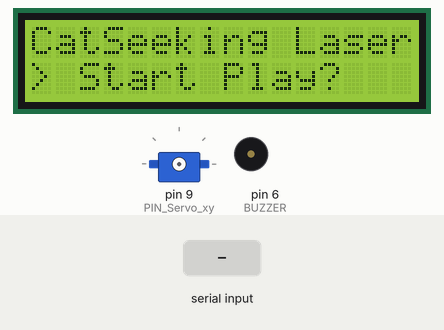
The sketch below on a simulated Arduino Uno, built with avr-gcc and run on an emulated ATmega328P. Shown: 16×2 character LCD, servo, buzzer (waves = sounding, pin HIGH). The inputs (shaded band) are chosen by the test bench. What the sketch prints to the serial monitor is not drawn.

Above: at 1.2 s.
1.3 s: "e" received over Serial
At 1.9 s:
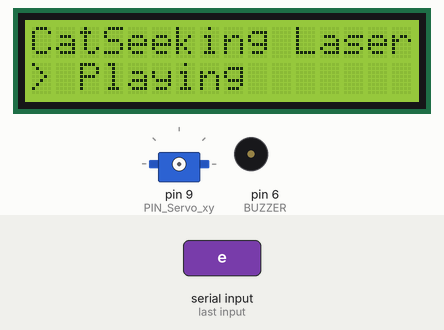
At 3.9 s:
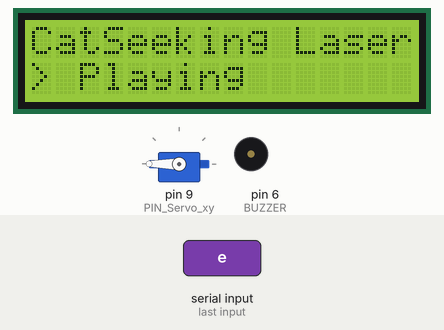
Timing chart, 0 to 10.3 s (numbered marks = the images above; inputs shaded):
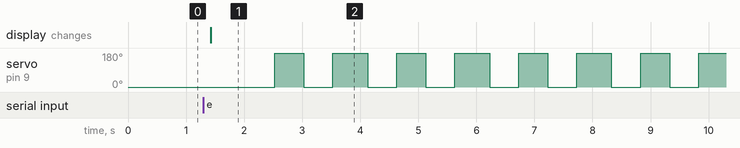

Measured:
- after the input at 1.3 s, servo on pin 9 (PIN_Servo_xy): alternates 180° for 0.50 s and 0° for 0.50 s, starting after 1.2 s; the display: changes after 0.12 s (image 1)

The sketch:

lasercat.ino
```cpp
//lasercat.ino - toplevel file


// CatSeeking Laser source code. Written by Adam Bateman.
// November 7th, 2026


#include "cat.h"

LiquidCrystal_I2C lcd(0x27, 16, 2);

Servo myservo;

//Make interrupts for button presses!!!! start with serial

void setup() {
  // put your setup code here, to run once:
  // Initialize the lcd
  lcd.init();
  // Turn on the Backlight
  lcd.backlight();

  Serial.begin(9600);

  pinMode(LEFT_BTN, INPUT); //left
  pinMode(CENT_BTN, INPUT); //center
  pinMode(RIGHT_BTN, INPUT); //right
  pinMode(BACK_BTN, INPUT); //back

  pinMode(MOTION, INPUT);

  pinMode(PIN_Servo_xy, OUTPUT); //servo lateral
  pinMode(PIN_Servo_z, OUTPUT); //servo vertical

  pinMode(BUZZER, OUTPUT); //peizo speaker

}


void loop() {
  executeSM();
}
```

appfunctionset.cpp
```cpp
//appfunctionset.cpp - set mode handler functions

#include "cat.h"

//globals that settings will change

uint8_t speed = 1; //1,2,3 for each setting
uint8_t pattern = 1;
uint8_t calibration = 1; //look at enum. spell this out in the user manual

bool noise = false;
bool mocap = false;

//globals for SM integration

Button Startf(){
  lcdwrite("> Start Play?");
  return wait_until();
  // uint8_t c_in;
  // while(c_in == Button::None) c_in = delay_in(5000);
}


Button Playf(){
  lcdwrite("> Playing");
  if(noise){
    tone(BUZZER, NOTE_C4); //develop this more
  }
  uint32_t timestart = millis();
  Button c_in = Button::None;
  while((c_in == Button::None) && (millis() - timestart < 30000)){ //timeout is at 30s
    c_in = delay_in(100); //checking for user input

    //servo commands based on current selected calibration and settings, very basic rn.

    Servo_move(0, PIN_Servo_z);
    Servo_move(180, PIN_Servo_z);


    Servo_move(0, PIN_Servo_xy);
    Servo_move(180, PIN_Servo_xy);

  }
  noTone(BUZZER); //def need to implement better noise stuff
  return c_in;

}

Button Settingsf(){
  lcdwrite("> Settings");
  return wait_until();
}


Button SpdSetf(){

  return menuoptions("Settings", "Speed", &speed);

}

Button NoiseSetf(){
  return menuoptions("Settings", "Noise", &noise);
}

Button PatternSetf(){
  return menuoptions("Settings", "Pattern", &pattern); //my code is so clean ;)

}

Button MoCapSetf(){
  return menuoptions("Settings", "Motion Det.", &mocap);

}

Button CalibMenf(){
  lcdwrite("> Calibrate");
  return wait_until();

}

Button CalibSubf(){
  return menuoptions("Calibration", "Direction", &calibration);
}
```

cat.h
```cpp
//cat.h

#ifndef CAT_H
#define CAT_H

enum caldir{
  calL,
  calC,
  calR //want implicit conversion
};


enum class Button{
  Enter,
  Left,
  Right,
  None,
  Back
};

enum class State{
  Start,
  Play,
  Settings,
  SpdSet,
  NoiseSet,
  PatternSet, //might have to get rid of this, complicated
  MoCapSet,
  CalibMen,
  CalibSub
  // CalibL,
  // CalibR,
  // CalibC,
};

#define LEFT_BTN 13
#define CENT_BTN 12
#define RIGHT_BTN 11
#define BACK_BTN 10

#define MOTION 8

#define PIN_Servo_z 5
#define PIN_Servo_xy 9

#define BUZZER 6


#include <LiquidCrystal_I2C.h>
#include <Servo.h>
#include <string.h>
#include "Arduino.h" //includes stdio
#include "pitches.h"

extern LiquidCrystal_I2C lcd;
extern Servo myservo;
extern State currentState;


Button checkInput();
void Servo_move(unsigned int Position_angle, uint8_t pin);
void lcdwrite(const char* message, const char* header = "CatSeeking Laser");
Button delay_in(uint32_t ms);
Button menuoptions(const char * menuName, const char * optionName, uint8_t * quality);
Button menuoptions(const char * menuName, const char * optionName, bool * tf); //function overloading!!!
Button wait_until();
void executeSM(void);

//not using class becuase stuff gets messed up when using function pointers
Button Startf(); //should probably add void to the params instead.
Button Playf();
Button Settingsf();
Button SpdSetf();
Button NoiseSetf();
Button PatternSetf();
Button MoCapSetf();
Button CalibMenf();
Button CalibSubf();
// Button CalibLf();
// Button CalibRf();
// Button CalibCf();


#endif
```

statemachine.cpp
```cpp
//statemachine.cpp - handles state-changing logic

#include "cat.h"


//MAKE SURE funcArr AND State (cat.h) ARE IN THE SAME ORDER!!!!

Button (*funcArr[])() = {
  Startf,
  Playf,
  Settingsf,
  SpdSetf,
  NoiseSetf,
  PatternSetf,
  MoCapSetf,
  CalibMenf,
  CalibSubf
  // CalibLf,
  // CalibRf,
  // CalibCf // dont need parenthesis for function pointers
};

struct Transition { State from; Button event; State to;};


static const Transition table[] = { //used DeepSeek for the table, you would not catch me filling this out manually.
  // --- Start (Top Level) ---
  {State::Start,      Button::Enter, State::Play},
  {State::Start,      Button::Left,  State::CalibMen},
  {State::Start,      Button::Right, State::Settings},
  // NO Back key for Start

  // --- Play ---
  {State::Play,       Button::Enter, State::Start},
  {State::Play,       Button::Left,  State::Start},
  {State::Play,       Button::Right, State::Start},
  {State::Play,       Button::Back,  State::Start},

  // --- Settings (Top Level) ---
  {State::Settings,   Button::Enter, State::SpdSet},
  {State::Settings,   Button::Left,  State::Start},
  {State::Settings,   Button::Right, State::CalibMen},
  // NO Back key for Settings

  // --- Calibration Menu (Top Level) ---
  {State::CalibMen,   Button::Enter, State::CalibSub},
  {State::CalibMen,   Button::Left,  State::Settings},

  // NO Back key for CalibMen

  // --- Calibration Carousel (Sub-menus) --- (rip in peace.)
  {State::CalibSub,   Button::Back,  State::CalibMen},

  // --- Settings Carousel (Sub-menus) ---
  {State::SpdSet,     Button::Left,  State::MoCapSet},   // Carousel wrap
  {State::SpdSet,     Button::Right, State::NoiseSet},
  {State::SpdSet,     Button::Back,  State::Settings},

  {State::NoiseSet,   Button::Left,  State::SpdSet},
  {State::NoiseSet,   Button::Right, State::PatternSet},
  {State::NoiseSet,   Button::Back,  State::Settings},

  {State::PatternSet, Button::Left,  State::NoiseSet},
  {State::PatternSet, Button::Right, State::MoCapSet},
  {State::PatternSet, Button::Back,  State::Settings},

  {State::MoCapSet,   Button::Left,  State::PatternSet},
  {State::MoCapSet,   Button::Right, State::SpdSet},     // Carousel wrap
  {State::MoCapSet,   Button::Back,  State::Settings},
};


//SM definitions and init
static const uint8_t trows = sizeof(table)/sizeof(table[0]); //evaluated at compile time
State currentState = State::Start;


State next(State now, Button btn){
  for(uint8_t i = 0; i < trows; ++i)
    if(table[i].from == now && table[i].event == btn) return table[i].to;
  return now;
}


void executeSM(void){

    Button b = funcArr[(uint8_t)currentState]();
    currentState = next(currentState, b);

}
```

driverset.cpp
```cpp
//driverset.cpp - set basic functions

#include "cat.h"

Button menuoptions(const char * menuName, const char * optionName, uint8_t * quality){
  char modstr[17];
  sprintf(modstr, "%s %d", optionName, *quality);; // pass global variable, cant do a pointer
  lcdwrite((const char *)modstr, menuName);
  Button input = Button::None;
  while((input != Button::Back) && (input != Button::Left) && (input != Button::Right)){
    input = wait_until();
    if(input == Button::Enter){
      *quality++;
      if(*quality > 3) *quality = 1; // HES GOT LOOPS!!
      sprintf(modstr, "%s %d", optionName, *quality); // pass global variable, cant do a pointer
      lcdwrite((const char *)modstr, menuName);
    }
  }
  return input;
}

Button menuoptions(const char * menuName, const char * optionName, bool * tf){ // overloading > parametrization
//pass values by reference, get de-referenced.
//function overloading only exists in C++, not portable back to C.
  char modstr[17];
  char quality = *tf ? 'Y' : 'N'; //deref adress
  sprintf(modstr, "%s %d", optionName, quality); // pass global variable, cant do a pointer
  lcdwrite((const char *)modstr, menuName);
  Button input = wait_until();
  while((input != Button::Back) || (input != Button::Left) || (input != Button::Right)){
    input = wait_until();
    if(input == Button::Enter){
      *tf = !(*tf);

      quality = *tf ? 'Y' : 'N';

      sprintf(modstr, "%s %d", optionName, quality); // pass global variable, cant do a pointer
      lcdwrite((const char *)modstr, menuName);
    }
  }
  return input;

}

Button delay_in(uint32_t ms){
  Button input = Button::None;
  uint32_t tim = millis();

  while (millis()-tim < ms){
    delay(20);
    input = checkInput();
    if(input != Button::None){
      return input;
    }
  }

  return Button::None;
}

Button wait_until(){ //waits until a button is pressed
  Button input = Button::None;
  while(1){
    input = checkInput();
    delay(50);
    if(input != Button::None){
      return input;
      }
  }
}

void lcdwrite(const char* message, const char* header){ //dont need the default here default is a cpp feature.
  uint8_t m_len = strlen(message);
  lcd.clear();

  lcd.setCursor(0,0);
  lcd.print(header);

  lcd.setCursor(0,1);
  lcd.print(message);

  delay(500);

}

// void initMenuMode(const char * message, void (*enterBehav)(), void (*leftBehav)(), void (*rightBehav)()){ //unused, keep around for now
//   lcdwrite(message);
//   uint8_t c_in
//   while(c_in == none) c_in = delay_in(5000);

//   switch(c_in){
//     case enter: enterBehav(); break;
//     case left: leftBehav(); break;
//     case right: rightBehav(); break;
//     default: break;
//   }
// }

//from elegoo smartrobotcar v4
void Servo_move(unsigned int Position_angle, uint8_t pin)
{

  myservo.attach(pin);
  myservo.write(Position_angle); //sets the servo position according to the 90（middle）
  delay(500); // could implemt wdt stuff
  myservo.detach();
}

Button checkInput(){
  char rx_info;
  Button dir = Button::None;

  // if(digitalRead(LEFT_BTN) == HIGH) dir = left; //you are saved... for now.
  // else if(digitalRead(CENT_BTN) == HIGH) dir = enter;
  // else if(digitalRead(RIGHT_BTN) == HIGH) dir = right;

  if(Serial.available()) {
    rx_info = Serial.read();
    if(rx_info == 'l') dir = Button::Left;
    else if (rx_info == 'e') dir = Button::Enter;
    else if (rx_info == 'r') dir = Button::Right;
    else if (rx_info == 'b') dir = Button::Back;
  }

  uint8_t dirint = static_cast<uint8_t>(dir); //have to do this as enum class is a cpp thing
  //Serial.println("get got");
  Serial.println(dirint);
  return dir;
}
```
